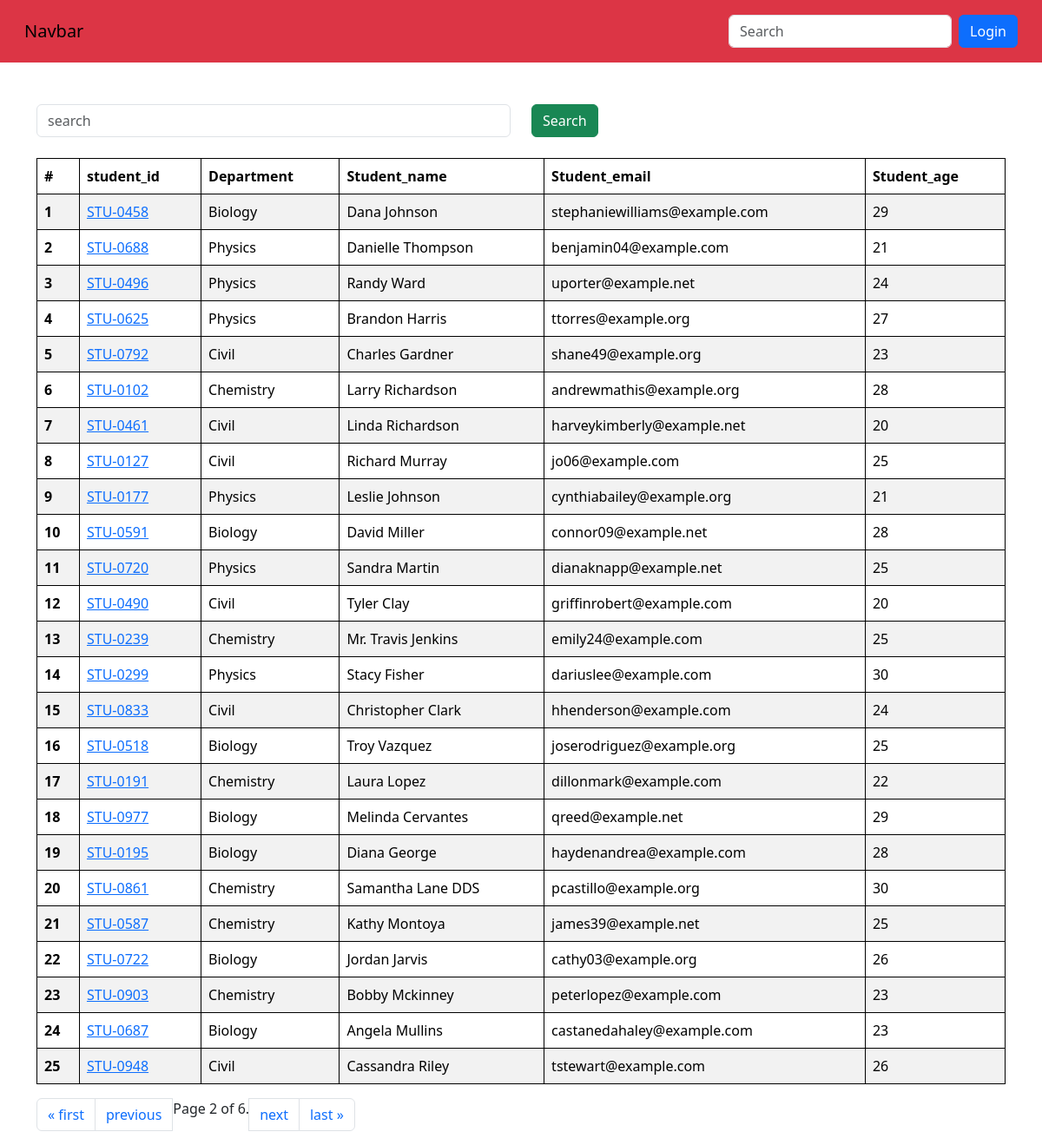
/student-page/?page=2, run on the app's committed database.
### vege/models.py (models this page shows)
class Student(models.Model):
    department=models.ForeignKey("Department",related_name="depart", on_delete=models.CASCADE)
    student_id=models.OneToOneField("StudentID",related_name="studentid", on_delete=models.CASCADE)
    student_name=models.CharField( max_length=100)
    student_email=models.EmailField(unique=True)
    student_age=models.IntegerField(default=18)
    student_address=models.TextField()

class StudentID(models.Model):
    student_id=models.CharField(max_length=100)
    def __str__(self) -> str:
        return self.student_id

class Department(models.Model):
    department=models.CharField( max_length=100)
    def __str__(self) -> str:
        return self.department
    class Meta:
        ordering=['department']

### vege/views.py (the view, shortened to what this page needs)
# urls.py: path('student-page/',student_page,name='student_page'),
def student_page(request):
    queryset=Student.objects.all()
    paginator = Paginator(queryset, 25)  # Show 25 contacts per page.
    page_number = request.GET.get("page",1)
    page_obj = paginator.get_page(page_number)
    return render(request,'report/students.html',{'queryset':page_obj})

### vege/templates/report/students.html
{% extends "home/base.html" %} {% block start%}
<div class="container mt-5" >
    <form class="mb-4">
      <div class="row">
        <div  class="col-md-6" >
            <input class="form-control" name="search" placeholder="search">
        </div>
        <div class="col-md-6">
           <button class="btn btn-success" >Search</button>
        </div>
      </div>
    </form>
    <table class="table table-striped">
        <thead>
          <tr>
            <th scope="col">#</th>
            <th scope="col">student_id</th>
            <th scope="col">Department</th>
            <th scope="col">Student_name</th>
            <th scope="col">Student_email</th>
            <th scope="col">Student_age</th>
          </tr>
        </thead>
        <tbody>
            {% for student in queryset %}
          <tr>
            <th scope="row">{{forloop.counter}}</th>
            <td><a href={%url 'seemarks' student.student_id%} >{{student.student_id}}
            </a></td>
            <td>{{student.department}}</td>
            <td>{{student.student_name}}</td>
            <td>{{student.student_email}}</td>
            <td>{{student.student_age}}</td>
          </tr>
          {% endfor%}
        </tbody>
      </table>
      <nav aria-label="Page navigation example">
        <ul class="pagination">
            {% if queryset.has_previous %}
            <li class="page-item"><a class="page-link" href="?page=1">&laquo; first</a></li>
                <li class="page-item"><a class="page-link" href="?page={{ queryset.previous_page_number }}">previous</a></li>
            {% endif %}
            <span class="current">
                Page {{ queryset.number }} of {{ queryset.paginator.num_pages }}.
            </span>
            {% if queryset.has_next %}
            <li class="page-item"><a class="page-link" href="?page={{ queryset.next_page_number }}">next</a></li>
                <li class="page-item"><a class="page-link" href="?page={{ queryset.paginator.num_pages }}">last &raquo;</a></li>
            {% endif %}
</ul>
</nav>
</div>
    {%endblock%}

### home/templates/home/base.html (style rules this page uses)
table, th, td { border: 1px solid black; }

### data on the page
Student: student_id "STU-0458", department "Biology", student_name "Dana Johnson", student_email "stephaniewilliams@example.com", student_age "29"
Student: student_id "STU-0688", department "Physics", student_name "Danielle Thompson", student_email "benjamin04@example.com", student_age "21"
Student: student_id "STU-0496", department "Physics", student_name "Randy Ward", student_email "uporter@example.net", student_age "24"
Student: student_id "STU-0625", department "Physics", student_name "Brandon Harris", student_email "ttorres@example.org", student_age "27"
Student: student_id "STU-0792", department "Civil", student_name "Charles Gardner", student_email "shane49@example.org", student_age "23"
Student: student_id "STU-0102", department "Chemistry", student_name "Larry Richardson", student_email "andrewmathis@example.org", student_age "28"
Student: student_id "STU-0461", department "Civil", student_name "Linda Richardson", student_email "harveykimberly@example.net", student_age "20"
Student: student_id "STU-0127", department "Civil", student_name "Richard Murray", student_email "jo06@example.com", student_age "25"
Student: student_id "STU-0177", department "Physics", student_name "Leslie Johnson", student_email "cynthiabailey@example.org", student_age "21"
Student: student_id "STU-0591", department "Biology", student_name "David Miller", student_email "connor09@example.net", student_age "28"
Student: student_id "STU-0720", department "Physics", student_name "Sandra Martin", student_email "dianaknapp@example.net", student_age "25"
Student: student_id "STU-0490", department "Civil", student_name "Tyler Clay", student_email "griffinrobert@example.com", student_age "20"
Student: student_id "STU-0239", department "Chemistry", student_name "Mr. Travis Jenkins", student_email "emily24@example.com", student_age "25"
Student: student_id "STU-0299", department "Physics", student_name "Stacy Fisher", student_email "dariuslee@example.com", student_age "30"
Student: student_id "STU-0833", department "Civil", student_name "Christopher Clark", student_email "hhenderson@example.com", student_age "24"
Student: student_id "STU-0518", department "Biology", student_name "Troy Vazquez", student_email "joserodriguez@example.org", student_age "25"
Student: student_id "STU-0191", department "Chemistry", student_name "Laura Lopez", student_email "dillonmark@example.com", student_age "22"
Student: student_id "STU-0977", department "Biology", student_name "Melinda Cervantes", student_email "qreed@example.net", student_age "29"
Student: student_id "STU-0195", department "Biology", student_name "Diana George", student_email "haydenandrea@example.com", student_age "28"
Student: student_id "STU-0861", department "Chemistry", student_name "Samantha Lane DDS", student_email "pcastillo@example.org", student_age "30"
Student: student_id "STU-0587", department "Chemistry", student_name "Kathy Montoya", student_email "james39@example.net", student_age "25"
Student: student_id "STU-0722", department "Biology", student_name "Jordan Jarvis", student_email "cathy03@example.org", student_age "26"
Student: student_id "STU-0903", department "Chemistry", student_name "Bobby Mckinney", student_email "peterlopez@example.com", student_age "23"
Student: student_id "STU-0687", department "Biology", student_name "Angela Mullins", student_email "castanedahaley@example.com", student_age "23"
Student: student_id "STU-0948", department "Civil", student_name "Cassandra Riley", student_email "tstewart@example.com", student_age "26"

### other printed values
{{ queryset.number }} "2"
{{ queryset.paginator.num_pages }} "6"
